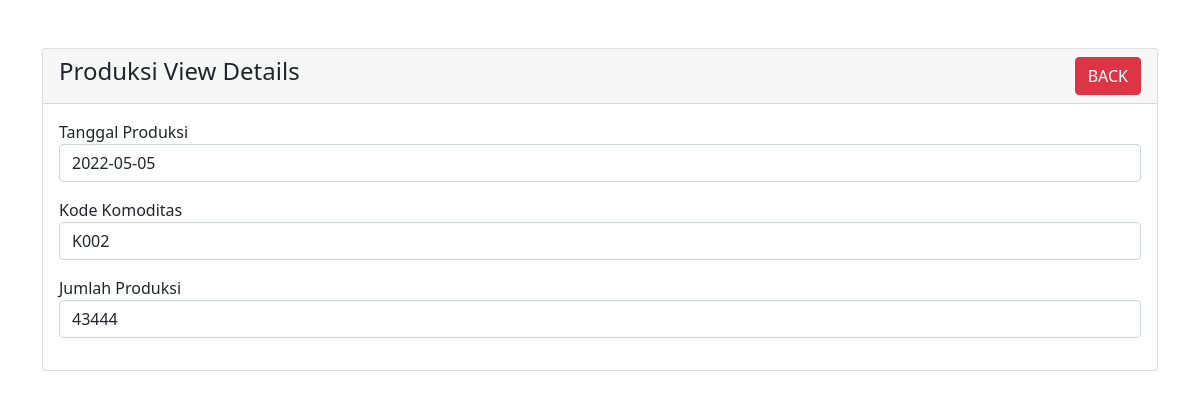
The page /component/produksi/produksi-view.php?date=2022-05-05 on the database its author committed.
### tables this page shows
CREATE TABLE `produksi` (
  `date` date NOT NULL,
  `komoditas` varchar(10) NOT NULL,
  `produksi` bigint(20) NOT NULL
);

### component/produksi/produksi-view.php (the view, shortened to what this page needs)
<?php
require '../../config.php';
?>
<!doctype html>
<html lang="en">
  <head>
    <link href="https://cdn.jsdelivr.net/npm/bootstrap@5.1.3/dist/css/bootstrap.min.css" rel="stylesheet">
</head>
<body>
    <div class="container mt-5">
        <div class="row">
            <div class="col-md-12">
                <div class="card">
                    <div class="card-header">
                        <h4>Produksi View Details
                            <a href="../../index.php" class="btn btn-danger float-end">BACK</a>
                        </h4>
                    </div>
                    <div class="card-body">
                        <?php
                        if(isset($_GET['date']))
                        {
                            $produksi_date = mysqli_real_escape_string($con, $_GET['date']);
                            $query = "SELECT * FROM produksi WHERE date='$produksi_date' ";
                            $query_run = mysqli_query($con, $query);
                            if(mysqli_num_rows($query_run) > 0)
                            {
                                $produksi = mysqli_fetch_array($query_run);
                                ?>
                                    <div class="mb-3">
                                        <label>Tanggal Produksi</label>
                                        <p class="form-control">
                                            <?=$produksi['date'];?>
                                        </p>
                                    </div>
                                    <div class="mb-3">
                                        <label>Kode Komoditas</label>
                                        <p class="form-control">
                                            <?=$produksi['komoditas'];?>
                                        </p>
                                    </div>
                                    <div class="mb-3">
                                        <label>Jumlah Produksi</label>
                                        <p class="form-control">
                                            <?=$produksi['produksi'];?>
                                        </p>
                                    </div>
                                <?php
                            }
                            else
                            {
                                echo "<h4>No Such Id Found</h4>";
                            }
                        }
                        ?>
                    </div>
                </div>
            </div>
        </div>
    </div>
</body>
</html>

### rows shown on the page
produksi: date "2022-05-05", komoditas "K002", produksi "43444"
